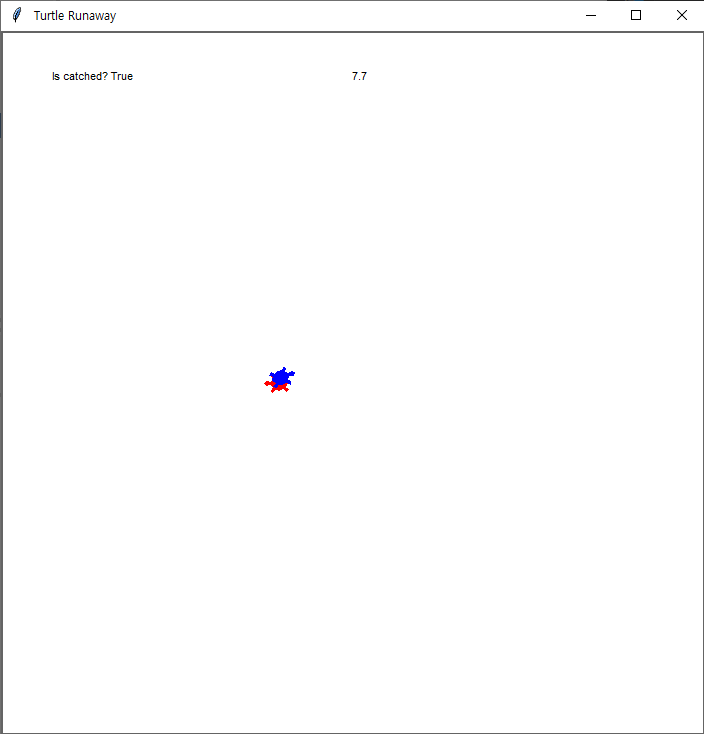

The script that drew this image:
# This example is not working in Spyder directly (F5 or Run)
# Please type '!python turtle_runaway.py' on IPython console in your Spyder.

#TODO
#Add a timer : 5 points - done
#Add a (intelligent) Turtle : 8 points - kinda?
#Add a concept of score : 7 points

#OPTIONAL
#Change window title to "Turtle Runaway" - done
#Add background or game arena
#Add a concept of stages
#Add opening, closing, and ending
#Fix a bug (e.g. switching colors)



import tkinter as tk
import turtle, random

import time

class RunawayGame:
    def __init__(self, canvas, runner, chaser, timer, catch_radius=50):
        self.canvas = canvas
        self.runner = runner
        self.chaser = chaser
        self.timer = timer
        self.catch_radius2 = catch_radius**2

        # Initialize 'runner' and 'chaser'
        self.runner.shape('turtle')
        self.runner.color('blue')
        self.runner.penup()

        self.chaser.shape('turtle')
        self.chaser.color('red')
        self.chaser.penup()

        # Instantiate an another turtle for drawing
        self.drawer = turtle.RawTurtle(canvas)
        self.drawer.hideturtle()
        self.drawer.penup()

        self.timer.hideturtle()
        self.timer.penup()
        self.timer.setpos(0, 300)
        self.timer.color("black")

        self.isCatching = False


    def is_catched(self):
        p = self.runner.pos()
        q = self.chaser.pos()
        dx, dy = p[0] - q[0], p[1] - q[1]
        return dx**2 + dy**2 < self.catch_radius2

    def start(self, init_dist=400, ai_timer_msec=100):
        self.runner.setpos((-init_dist / 2, 0))
        self.runner.setheading(0)
        self.chaser.setpos((+init_dist / 2, 0))
        self.chaser.setheading(180)

        # TODO) You can do something here and follows.
        self.start = time.time()
        self.ai_timer_msec = ai_timer_msec
        self.canvas.ontimer(self.step, self.ai_timer_msec)



    def step(self):
        self.runner.run_ai(self.chaser.pos(), self.chaser.heading())
        self.chaser.run_ai(self.runner.pos(), self.runner.heading())

        # TODO) You can do something here and follows.
        is_catched = self.is_catched()
        self.drawer.undo()
        self.drawer.penup()
        self.drawer.setpos(-300, 300)
        self.drawer.write(f'Is catched? {is_catched}')

        self.timer.clear()
        self.timer.write(round(time.time() - self.start, 1))
        

        # Note) The following line should be the last of this function to keep the game playing
        self.canvas.ontimer(self.step, self.ai_timer_msec)

class ManualMover(turtle.RawTurtle):
    def __init__(self, canvas, step_move=10, step_turn=10):
        super().__init__(canvas)
        self.step_move = step_move
        self.step_turn = step_turn

        # Register event handlers
        canvas.onkeypress(lambda: self.forward(self.step_move), 'Up')
        canvas.onkeypress(lambda: self.backward(self.step_move), 'Down')
        canvas.onkeypress(lambda: self.left(self.step_turn), 'Left')
        canvas.onkeypress(lambda: self.right(self.step_turn), 'Right')
        canvas.listen()

    def run_ai(self, opp_pos, opp_heading):
        pass

class RandomMover(turtle.RawTurtle):
    def __init__(self, canvas, step_move=10, step_turn=10):
        super().__init__(canvas)
        self.step_move = step_move
        self.step_turn = step_turn

    def run_ai(self, opp_pos, opp_heading):
        mode = random.randint(0, 2)
        modeDuration = random.randint(30, 50) / 10 # random 3~5 seconds, 0.1 seconds precision
        modeStart = time.process_time() # Timer for mode duration check

        if (time.process_time() - modeStart > modeDuration):       # Has time passed enough?
            mode = random.randint(0, 2)                 # Select new mode
            modeDuration = random.randint(10, 50) / 10  # New mode's duration
            modeStart = time.process_time()                     # Reset timer to current time
        #else:
            #time.sleep(0.05)                            # Wait for another 0.05 seconds before checking

        

        if mode == 0:
            self.forward(self.step_move)
        elif mode == 1:
            self.left(self.step_turn)
        elif mode == 2:
            self.right(self.step_turn)

class GameTimer(turtle.RawTurtle):
    def __init__(self, canvas):
        super().__init__(canvas)

        self.hideturtle()
        self.penup()

    

if __name__ == '__main__':
    # Use 'TurtleScreen' instead of 'Screen' to prevent an exception from the singleton 'Screen'
    root = tk.Tk(className=" Turtle Runaway ")
    canvas = tk.Canvas(root, width=700, height=700)
    canvas.pack()
    screen = turtle.TurtleScreen(canvas)

    # TODO) Change the follows to your turtle if necessary
    runner = RandomMover(screen)
    chaser = ManualMover(screen)
    timer = GameTimer(screen)
    
    
    
    game = RunawayGame(screen, runner, chaser, timer)
    game.start()
    screen.mainloop()
